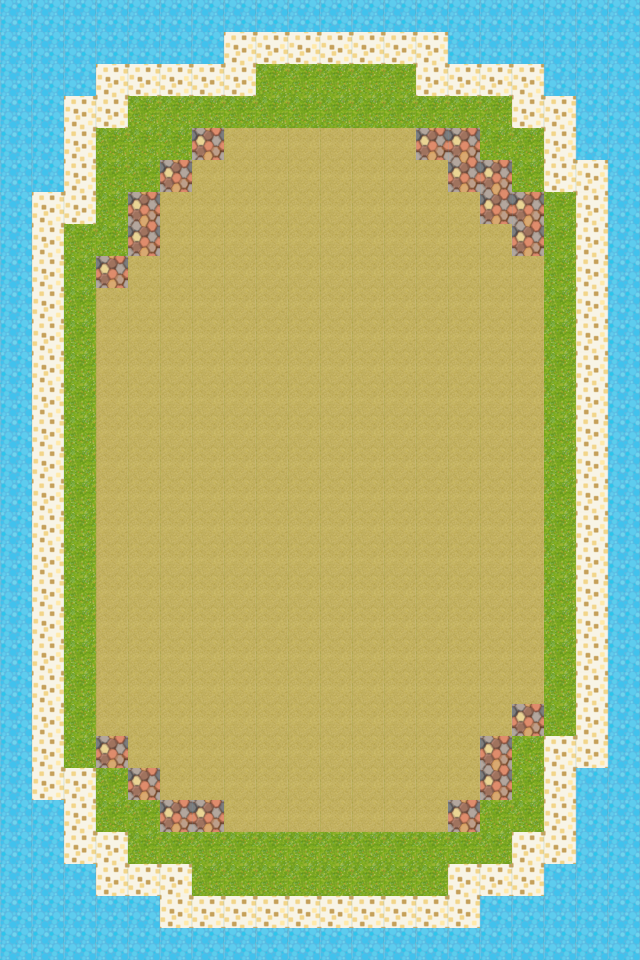

Below is a game level as drawn by its tile map, then a one-line description and the .tmx file that defines it, in full:
An orthogonal 20x30 tile map with 32x32 px tiles, 2 tile layers (collision, floor).

<map version="1.0" tiledversion="1.1.5" orientation="orthogonal" renderorder="right-down" width="20" height="30" tilewidth="32" tileheight="32" infinite="0" nextobjectid="1">
 <properties>
  <property name="src" value="map.png" />
 </properties>
 <tileset firstgid="1" source="map.tsx" />
 <layer name="collision" width="20" height="30">
  <data encoding="csv">
4,4,4,4,4,4,4,4,4,4,4,4,4,4,4,4,4,4,4,4,
4,4,4,4,4,4,4,0,0,0,0,0,0,0,4,4,4,4,4,4,
4,4,4,0,0,0,0,0,0,0,0,0,0,0,0,0,0,4,4,4,
4,4,0,0,0,0,0,0,0,0,0,0,0,0,0,0,0,0,4,4,
4,4,0,0,0,0,0,0,0,0,0,0,0,0,0,0,0,0,4,4,
4,4,0,0,0,0,0,0,0,0,0,0,0,0,0,0,0,0,0,4,
4,0,0,0,0,0,0,0,0,0,0,0,0,0,0,0,0,0,0,4,
4,0,0,0,0,0,0,0,0,0,0,0,0,0,0,0,0,0,0,4,
4,0,0,0,0,0,0,0,0,0,0,0,0,0,0,0,0,0,0,4,
4,0,0,0,0,0,0,0,0,0,0,0,0,0,0,0,0,0,0,4,
4,0,0,0,0,0,0,0,0,0,0,0,0,0,0,0,0,0,0,4,
4,0,0,0,0,0,0,0,0,0,0,0,0,0,0,0,0,0,0,4,
4,0,0,0,0,0,0,0,0,0,0,0,0,0,0,0,0,0,0,4,
4,0,0,0,0,0,0,0,0,0,0,0,0,0,0,0,0,0,0,4,
4,0,0,0,0,0,0,0,0,0,0,0,0,0,0,0,0,0,0,4,
4,0,0,0,0,0,0,0,0,0,0,0,0,0,0,0,0,0,0,4,
4,0,0,0,0,0,0,0,0,0,0,0,0,0,0,0,0,0,0,4,
4,0,0,0,0,0,0,0,0,0,0,0,0,0,0,0,0,0,0,4,
4,0,0,0,0,0,0,0,0,0,0,0,0,0,0,0,0,0,0,4,
4,0,0,0,0,0,0,0,0,0,0,0,0,0,0,0,0,0,0,4,
4,0,0,0,0,0,0,0,0,0,0,0,0,0,0,0,0,0,0,4,
4,0,0,0,0,0,0,0,0,0,0,0,0,0,0,0,0,0,0,4,
4,0,0,0,0,0,0,0,0,0,0,0,0,0,0,0,0,0,0,4,
4,0,0,0,0,0,0,0,0,0,0,0,0,0,0,0,0,0,0,4,
4,0,0,0,0,0,0,0,0,0,0,0,0,0,0,0,0,0,4,4,
4,4,0,0,0,0,0,0,0,0,0,0,0,0,0,0,0,0,4,4,
4,4,0,0,0,0,0,0,0,0,0,0,0,0,0,0,0,0,4,4,
4,4,4,0,0,0,0,0,0,0,0,0,0,0,0,0,0,4,4,4,
4,4,4,4,4,0,0,0,0,0,0,0,0,0,0,4,4,4,4,4,
4,4,4,4,4,4,4,4,4,4,4,4,4,4,4,4,4,4,4,4
</data>
 </layer>
 <layer name="floor" width="20" height="30">
  <data encoding="csv">
4,4,4,4,4,4,4,4,4,4,4,4,4,4,4,4,4,4,4,4,
4,4,4,4,4,4,4,3,3,3,3,3,3,3,4,4,4,4,4,4,
4,4,4,3,3,3,3,3,1,1,1,1,1,3,3,3,3,4,4,4,
4,4,3,3,1,1,1,1,1,1,1,1,1,1,1,1,3,3,4,4,
4,4,3,1,1,1,5,2,2,2,2,2,2,5,5,1,1,3,4,4,
4,4,3,1,1,5,2,2,2,2,2,2,2,2,5,5,1,3,3,4,
4,3,3,1,5,2,2,2,2,2,2,2,2,2,2,5,5,1,3,4,
4,3,1,1,5,2,2,2,2,2,2,2,2,2,2,2,5,1,3,4,
4,3,1,5,2,2,2,2,2,2,2,2,2,2,2,2,2,1,3,4,
4,3,1,2,2,2,2,2,2,2,2,2,2,2,2,2,2,1,3,4,
4,3,1,2,2,2,2,2,2,2,2,2,2,2,2,2,2,1,3,4,
4,3,1,2,2,2,2,2,2,2,2,2,2,2,2,2,2,1,3,4,
4,3,1,2,2,2,2,2,2,2,2,2,2,2,2,2,2,1,3,4,
4,3,1,2,2,2,2,2,2,2,2,2,2,2,2,2,2,1,3,4,
4,3,1,2,2,2,2,2,2,2,2,2,2,2,2,2,2,1,3,4,
4,3,1,2,2,2,2,2,2,2,2,2,2,2,2,2,2,1,3,4,
4,3,1,2,2,2,2,2,2,2,2,2,2,2,2,2,2,1,3,4,
4,3,1,2,2,2,2,2,2,2,2,2,2,2,2,2,2,1,3,4,
4,3,1,2,2,2,2,2,2,2,2,2,2,2,2,2,2,1,3,4,
4,3,1,2,2,2,2,2,2,2,2,2,2,2,2,2,2,1,3,4,
4,3,1,2,2,2,2,2,2,2,2,2,2,2,2,2,2,1,3,4,
4,3,1,2,2,2,2,2,2,2,2,2,2,2,2,2,2,1,3,4,
4,3,1,2,2,2,2,2,2,2,2,2,2,2,2,2,5,1,3,4,
4,3,1,5,2,2,2,2,2,2,2,2,2,2,2,5,1,3,3,4,
4,3,3,1,5,2,2,2,2,2,2,2,2,2,2,5,1,3,4,4,
4,4,3,1,1,5,5,2,2,2,2,2,2,2,5,1,1,3,4,4,
4,4,3,3,1,1,1,1,1,1,1,1,1,1,1,1,3,3,4,4,
4,4,4,3,3,3,1,1,1,1,1,1,1,1,3,3,3,4,4,4,
4,4,4,4,4,3,3,3,3,3,3,3,3,3,3,4,4,4,4,4,
4,4,4,4,4,4,4,4,4,4,4,4,4,4,4,4,4,4,4,4
</data>
 </layer>
</map>